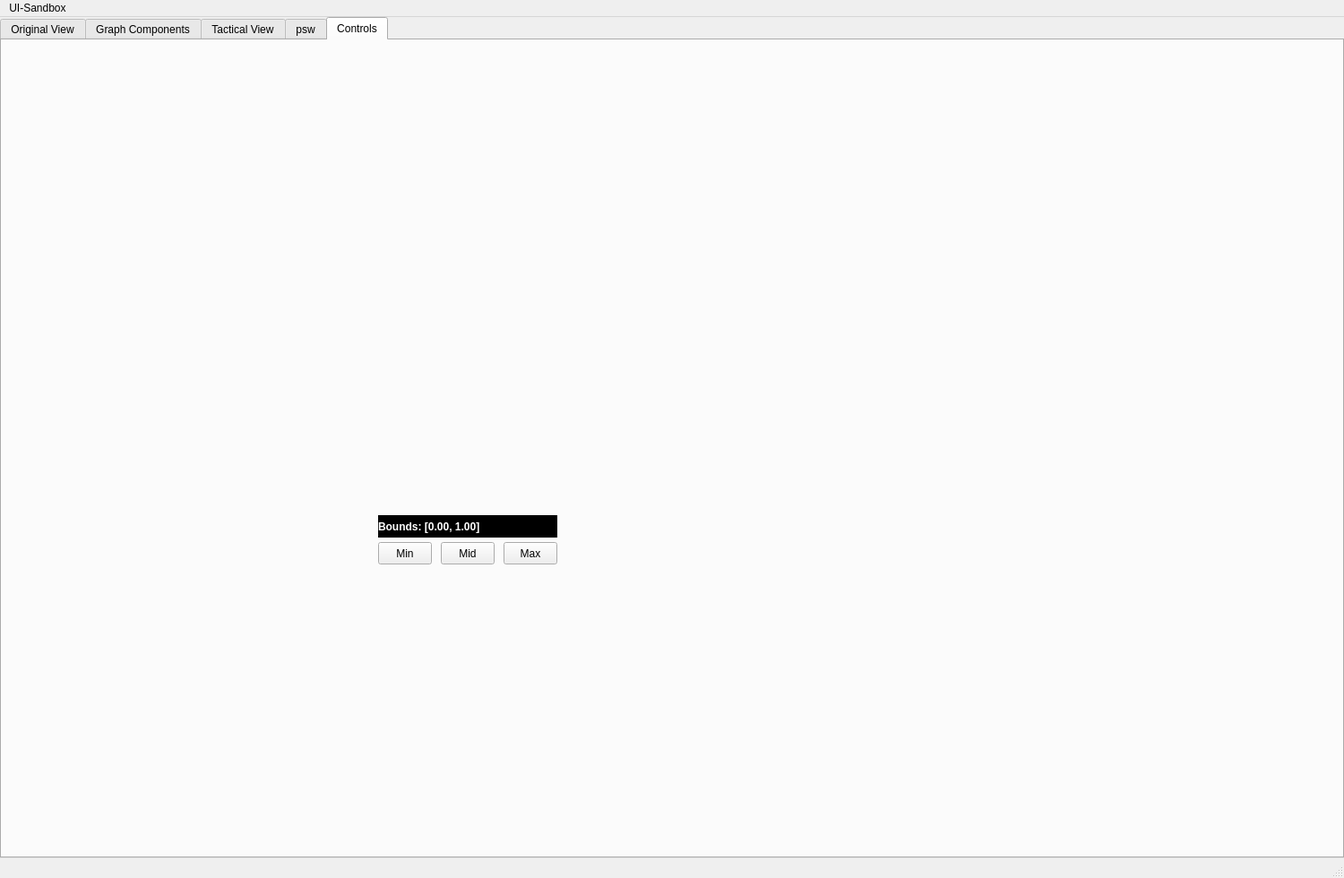
<?xml version="1.0" encoding="UTF-8"?>
<ui version="4.0">
 <class>MainWindow</class>
 <widget class="QMainWindow" name="MainWindow">
  <property name="geometry">
   <rect>
    <x>0</x>
    <y>0</y>
    <width>1500</width>
    <height>980</height>
   </rect>
  </property>
  <property name="windowTitle">
   <string>MainWindow</string>
  </property>
  <widget class="QWidget" name="centralwidget">
   <layout class="QVBoxLayout" name="mainLayout">
    <property name="spacing">
     <number>0</number>
    </property>
    <property name="leftMargin">
     <number>0</number>
    </property>
    <property name="topMargin">
     <number>0</number>
    </property>
    <property name="rightMargin">
     <number>0</number>
    </property>
    <property name="bottomMargin">
     <number>0</number>
    </property>
    <item>
     <widget class="QTabWidget" name="tabWidget">
      <property name="currentIndex">
       <number>4</number>
      </property>
      <widget class="QWidget" name="originalTab">
       <attribute name="title">
        <string>Original View</string>
       </attribute>
       <widget class="ChevronComboBox" name="layoutSelectionComboBox">
        <property name="geometry">
         <rect>
          <x>1100</x>
          <y>30</y>
          <width>241</width>
          <height>32</height>
         </rect>
        </property>
       </widget>
       <widget class="QLabel" name="indicatorValueLabel">
        <property name="geometry">
         <rect>
          <x>1280</x>
          <y>730</y>
          <width>200</width>
          <height>25</height>
         </rect>
        </property>
        <property name="styleSheet">
         <string notr="true">color: white; background-color: black; font-weight: bold;</string>
        </property>
        <property name="text">
         <string>Bounds: [0.00, 1.00]</string>
        </property>
       </widget>
      </widget>
      <widget class="QWidget" name="customGraphsTab">
       <attribute name="title">
        <string>Graph Components</string>
       </attribute>
      </widget>
      <widget class="QWidget" name="TacticalViewTab">
       <attribute name="title">
        <string>Tactical View</string>
       </attribute>
       <widget class="TacticalSolutionView" name="tsv" native="true">
        <property name="geometry">
         <rect>
          <x>10</x>
          <y>10</y>
          <width>800</width>
          <height>600</height>
         </rect>
        </property>
       </widget>
      </widget>
      <widget class="QWidget" name="pswTab">
       <attribute name="title">
        <string>psw</string>
       </attribute>
       <widget class="TwoAxisGraph" name="widget" native="true">
        <property name="geometry">
         <rect>
          <x>10</x>
          <y>10</y>
          <width>1200</width>
          <height>400</height>
         </rect>
        </property>
       </widget>
      </widget>
      <widget class="QWidget" name="controlsTab">
       <attribute name="title">
        <string>Controls</string>
       </attribute>
       <widget class="GraphContainer" name="graphContainer" native="true">
        <property name="geometry">
         <rect>
          <x>10</x>
          <y>10</y>
          <width>351</width>
          <height>661</height>
         </rect>
        </property>
       </widget>
       <widget class="ZoomPanel" name="zoomPanel" native="true">
        <property name="geometry">
         <rect>
          <x>10</x>
          <y>530</y>
          <width>400</width>
          <height>50</height>
         </rect>
        </property>
       </widget>
       <widget class="QLabel" name="indicatorValueLabel">
        <property name="geometry">
         <rect>
          <x>420</x>
          <y>530</y>
          <width>200</width>
          <height>25</height>
         </rect>
        </property>
        <property name="styleSheet">
         <string notr="true">color: white; background-color: black; font-weight: bold;</string>
        </property>
        <property name="text">
         <string>Bounds: [0.00, 1.00]</string>
        </property>
       </widget>
       <widget class="QPushButton" name="testButton0">
        <property name="geometry">
         <rect>
          <x>420</x>
          <y>560</y>
          <width>60</width>
          <height>25</height>
         </rect>
        </property>
        <property name="text">
         <string>Min</string>
        </property>
       </widget>
       <widget class="QPushButton" name="testButton50">
        <property name="geometry">
         <rect>
          <x>490</x>
          <y>560</y>
          <width>60</width>
          <height>25</height>
         </rect>
        </property>
        <property name="text">
         <string>Mid</string>
        </property>
       </widget>
       <widget class="QPushButton" name="testButton100">
        <property name="geometry">
         <rect>
          <x>560</x>
          <y>560</y>
          <width>60</width>
          <height>25</height>
         </rect>
        </property>
        <property name="text">
         <string>Max</string>
        </property>
       </widget>
      </widget>
     </widget>
    </item>
   </layout>
  </widget>
  <widget class="QMenuBar" name="menubar">
   <property name="geometry">
    <rect>
     <x>0</x>
     <y>0</y>
     <width>1653</width>
     <height>37</height>
    </rect>
   </property>
   <widget class="QMenu" name="menuUI_Sandbox">
    <property name="title">
     <string>UI-Sandbox</string>
    </property>
   </widget>
   <addaction name="menuUI_Sandbox"/>
  </widget>
  <widget class="QStatusBar" name="statusbar"/>
 </widget>
 <customwidgets>
  <customwidget>
   <class>TwoAxisGraph</class>
   <extends>QWidget</extends>
   <header>twoaxisgraph.h</header>
   <container>1</container>
  </customwidget>
  <customwidget>
   <class>TacticalSolutionView</class>
   <extends>QWidget</extends>
   <header>tacticalsolutionview.h</header>
   <container>1</container>
  </customwidget>
  <customwidget>
   <class>GraphContainer</class>
   <extends>QWidget</extends>
   <header>graphcontainer.h</header>
   <container>1</container>
  </customwidget>
  <customwidget>
   <class>ZoomPanel</class>
   <extends>QWidget</extends>
   <header>zoompanel.h</header>
   <container>1</container>
  </customwidget>
  <customwidget>
   <class>ChevronComboBox</class>
   <extends>QComboBox</extends>
   <header>chevroncombobox.h</header>
  </customwidget>
 </customwidgets>
 <resources/>
 <connections/>
</ui>
